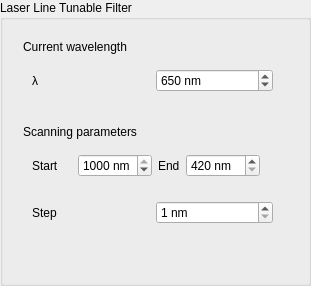
         <widget class="QGroupBox" name="parameters_lltf">
          <property name="sizePolicy">
           <sizepolicy hsizetype="Minimum" vsizetype="Preferred">
            <horstretch>0</horstretch>
            <verstretch>0</verstretch>
           </sizepolicy>
          </property>
          <property name="maximumSize">
           <size>
            <width>300</width>
            <height>16777215</height>
           </size>
          </property>
          <property name="title">
           <string>Laser Line Tunable Filter</string>
          </property>
          <layout class="QGridLayout" name="gridLayout_6">
           <item row="1" column="0">
            <widget class="QWidget" name="scanning_parameters" native="true">
             <property name="sizePolicy">
              <sizepolicy hsizetype="Preferred" vsizetype="Expanding">
               <horstretch>0</horstretch>
               <verstretch>0</verstretch>
              </sizepolicy>
             </property>
             <layout class="QVBoxLayout" name="verticalLayout_3">
              <item>
               <widget class="QLabel" name="scanning_parameters_label">
                <property name="text">
                 <string>Scanning parameters</string>
                </property>
               </widget>
              </item>
              <item>
               <widget class="QWidget" name="parameters_lltf_range" native="true">
                <property name="sizePolicy">
                 <sizepolicy hsizetype="Preferred" vsizetype="MinimumExpanding">
                  <horstretch>0</horstretch>
                  <verstretch>0</verstretch>
                 </sizepolicy>
                </property>
                <layout class="QHBoxLayout" name="horizontalLayout_5">
                 <item>
                  <widget class="QLabel" name="parameters_galvo_start_label">
                   <property name="text">
                    <string>Start</string>
                   </property>
                  </widget>
                 </item>
                 <item>
                  <widget class="QLabel" name="parameters_galvo_x_min_label">
                   <property name="text">
                    <string/>
                   </property>
                  </widget>
                 </item>
                 <item>
                  <widget class="QDoubleSpinBox" name="parameters_lltf_start">
                   <property name="suffix">
                    <string> nm</string>
                   </property>
                   <property name="decimals">
                    <number>0</number>
                   </property>
                   <property name="minimum">
                    <double>420.000000000000000</double>
                   </property>
                   <property name="maximum">
                    <double>1000.000000000000000</double>
                   </property>
                   <property name="value">
                    <double>1000.000000000000000</double>
                   </property>
                  </widget>
                 </item>
                 <item>
                  <widget class="QLabel" name="parameters_lltf_end_label">
                   <property name="text">
                    <string>End</string>
                   </property>
                  </widget>
                 </item>
                 <item>
                  <widget class="QDoubleSpinBox" name="parameters_lltf_end">
                   <property name="suffix">
                    <string> nm</string>
                   </property>
                   <property name="decimals">
                    <number>0</number>
                   </property>
                   <property name="minimum">
                    <double>420.000000000000000</double>
                   </property>
                   <property name="maximum">
                    <double>1000.000000000000000</double>
                   </property>
                  </widget>
                 </item>
                 <item>
                  <widget class="QLabel" name="parameters_galvo_x_max_label">
                   <property name="text">
                    <string/>
                   </property>
                  </widget>
                 </item>
                </layout>
               </widget>
              </item>
              <item>
               <widget class="QWidget" name="parameters_galvo_y" native="true">
                <property name="sizePolicy">
                 <sizepolicy hsizetype="Preferred" vsizetype="MinimumExpanding">
                  <horstretch>0</horstretch>
                  <verstretch>0</verstretch>
                 </sizepolicy>
                </property>
                <layout class="QHBoxLayout" name="horizontalLayout_6">
                 <item>
                  <widget class="QLabel" name="parameters_galvo_y_label">
                   <property name="text">
                    <string>Step</string>
                   </property>
                  </widget>
                 </item>
                 <item>
                  <widget class="QDoubleSpinBox" name="parameters_lltf_step">
                   <property name="suffix">
                    <string> nm</string>
                   </property>
                   <property name="decimals">
                    <number>0</number>
                   </property>
                   <property name="minimum">
                    <double>1.000000000000000</double>
                   </property>
                   <property name="maximum">
                    <double>580.000000000000000</double>
                   </property>
                  </widget>
                 </item>
                </layout>
               </widget>
              </item>
              <item>
               <widget class="QWidget" name="parameters_galvo_step" native="true">
                <property name="sizePolicy">
                 <sizepolicy hsizetype="Preferred" vsizetype="MinimumExpanding">
                  <horstretch>0</horstretch>
                  <verstretch>0</verstretch>
                 </sizepolicy>
                </property>
                <layout class="QHBoxLayout" name="horizontalLayout_7"/>
               </widget>
              </item>
             </layout>
            </widget>
           </item>
           <item row="6" column="2">
            <widget class="QWidget" name="widget_4" native="true">
             <property name="sizePolicy">
              <sizepolicy hsizetype="Preferred" vsizetype="Expanding">
               <horstretch>0</horstretch>
               <verstretch>0</verstretch>
              </sizepolicy>
             </property>
            </widget>
           </item>
           <item row="0" column="0">
            <widget class="QWidget" name="parameters_lltf_current_wavelength_container" native="true">
             <property name="sizePolicy">
              <sizepolicy hsizetype="Preferred" vsizetype="Expanding">
               <horstretch>0</horstretch>
               <verstretch>0</verstretch>
              </sizepolicy>
             </property>
             <layout class="QVBoxLayout" name="verticalLayout_4">
              <item>
               <widget class="QLabel" name="parameters_lltf_current_wavelength_label">
                <property name="text">
                 <string>Current wavelength</string>
                </property>
               </widget>
              </item>
              <item>
               <widget class="QWidget" name="widget_5" native="true">
                <property name="sizePolicy">
                 <sizepolicy hsizetype="Preferred" vsizetype="MinimumExpanding">
                  <horstretch>0</horstretch>
                  <verstretch>0</verstretch>
                 </sizepolicy>
                </property>
                <layout class="QHBoxLayout" name="horizontalLayout_8">
                 <item>
                  <widget class="QLabel" name="label_4">
                   <property name="text">
                    <string>λ</string>
                   </property>
                  </widget>
                 </item>
                 <item>
                  <widget class="QDoubleSpinBox" name="parameters_lltf_current_wavelength">
                   <property name="suffix">
                    <string> nm</string>
                   </property>
                   <property name="decimals">
                    <number>0</number>
                   </property>
                   <property name="minimum">
                    <double>420.000000000000000</double>
                   </property>
                   <property name="maximum">
                    <double>1000.000000000000000</double>
                   </property>
                   <property name="value">
                    <double>650.000000000000000</double>
                   </property>
                  </widget>
                 </item>
                </layout>
               </widget>
              </item>
             </layout>
            </widget>
           </item>
          </layout>
         </widget>
